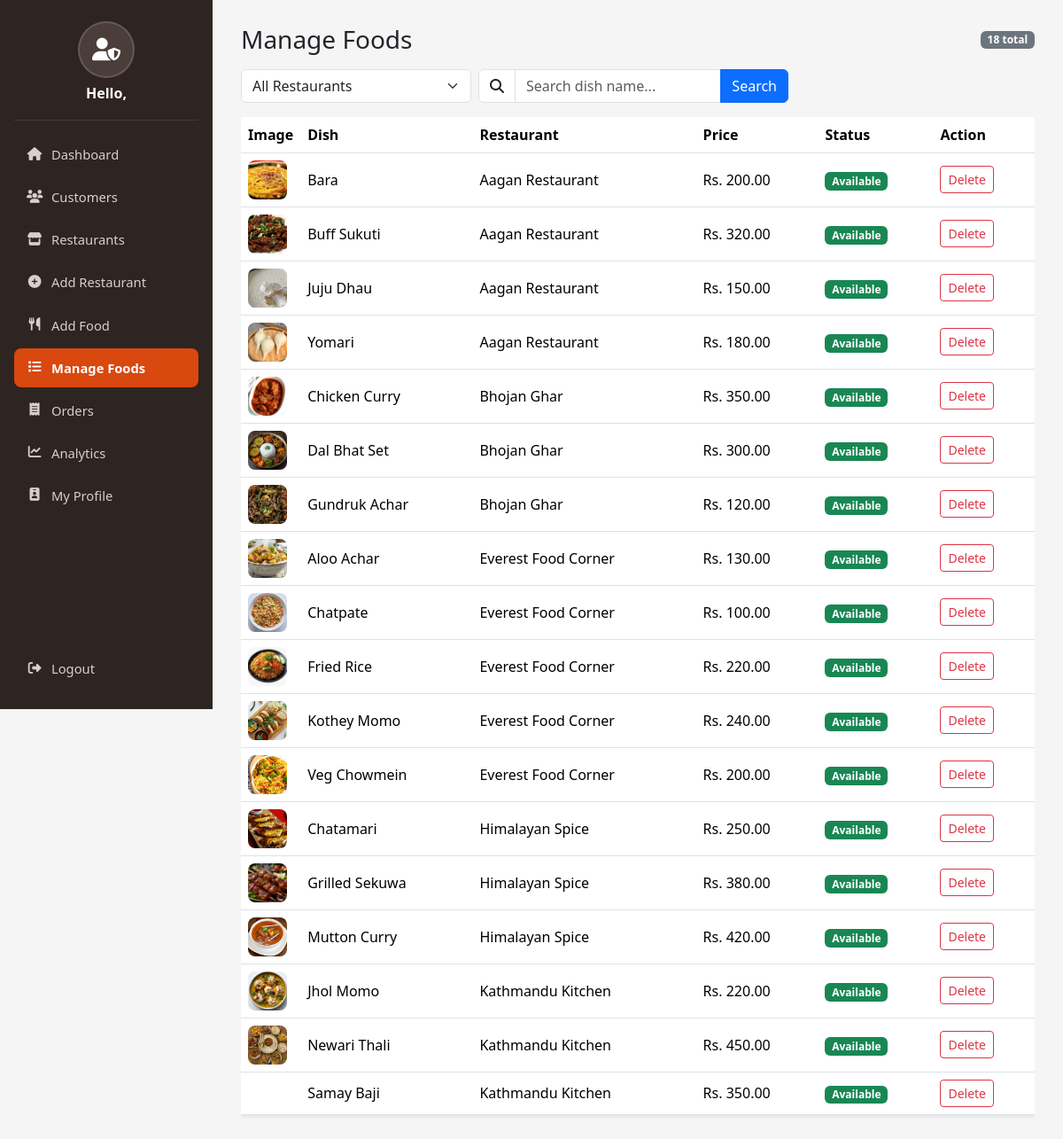
/admin/manage_foods.php, run on the app's committed database.
### tables this page shows
CREATE TABLE `foods` (
    `id` INT UNSIGNED NOT NULL AUTO_INCREMENT,
    `restaurant_id` INT UNSIGNED NOT NULL,
    `name` VARCHAR(150) NOT NULL,
    `description` TEXT NULL,
    `price` DECIMAL(10,2) NOT NULL,
    `image` VARCHAR(255) NULL DEFAULT NULL,
    `status` ENUM('available', 'unavailable') NOT NULL DEFAULT 'available',
    `created_at` TIMESTAMP NOT NULL DEFAULT CURRENT_TIMESTAMP,
    PRIMARY KEY (`id`),
    KEY `idx_foods_restaurant_id` (`restaurant_id`),
    KEY `idx_foods_status` (`status`),
    CONSTRAINT `fk_foods_restaurant`
        FOREIGN KEY (`restaurant_id`) REFERENCES `restaurants` (`id`)
        ON DELETE CASCADE ON UPDATE CASCADE
);

CREATE TABLE `restaurants` (
    `id` INT UNSIGNED NOT NULL AUTO_INCREMENT,
    `user_id` INT UNSIGNED NOT NULL,
    `name` VARCHAR(150) NOT NULL,
    `description` TEXT NULL,
    `address` VARCHAR(255) NULL DEFAULT NULL,
    `image` VARCHAR(255) NULL DEFAULT NULL,
    `status` ENUM('pending', 'approved', 'rejected') NOT NULL DEFAULT 'pending',
    `created_at` TIMESTAMP NOT NULL DEFAULT CURRENT_TIMESTAMP,
    PRIMARY KEY (`id`),
    KEY `idx_restaurants_user_id` (`user_id`),
    KEY `idx_restaurants_status` (`status`),
    CONSTRAINT `fk_restaurants_user`
        FOREIGN KEY (`user_id`) REFERENCES `users` (`id`)
        ON DELETE CASCADE ON UPDATE CASCADE
);

### admin/manage_foods.php (the view, shortened to what this page needs)
<?php
include '../includes/db.php';
$search = trim($_GET['search'] ?? '');
$filterRestaurantId = (int)($_GET['restaurant_id'] ?? 0);
$params = [];
$types = "";
$sql = "SELECT f.*, r.name AS restaurant_name FROM foods f JOIN restaurants r ON f.restaurant_id = r.id";
$sql .= " ORDER BY r.name ASC, f.name ASC";
if (!empty($params)) {
    $stmt = $conn->prepare($sql);
    $stmt->bind_param($types, ...$params);
    $stmt->execute();
    $foods = $stmt->get_result();
} else {
    $foods = $conn->query($sql);
}
$totalCount = $foods->num_rows;
?>
<!DOCTYPE html>
<html lang="en">
<head>
    <link href="https://cdn.jsdelivr.net/npm/bootstrap@5.3.3/dist/css/bootstrap.min.css" rel="stylesheet">
    <link href="https://cdnjs.cloudflare.com/ajax/libs/font-awesome/6.5.1/css/all.min.css" rel="stylesheet">
</head>
<body>
<div class="admin-sidebar">
    <div class="admin-sidebar-profile">
        <div class="admin-avatar">
        <?php
        $avatarStmt = $conn->prepare("SELECT profile_image FROM users WHERE id = ?");
        $avatarStmt->bind_param("i", $_SESSION['user_id']);
        $avatarStmt->execute();
        $avatarImg = $avatarStmt->get_result()->fetch_assoc()['profile_image'] ?? null;
        ?>
        <?php if ($avatarImg): ?>
            <img src="/food_ordering_system/assets/uploads/<?php echo htmlspecialchars($avatarImg); ?>" alt="Profile" style="width:100%;height:100%;object-fit:cover;">
        <?php else: ?>
            <i class="fa-solid fa-user-shield"></i>
        <?php endif; ?>
    </div>
        <h6 class="mt-2 mb-0">Hello, <?php echo htmlspecialchars($_SESSION['name']); ?></h6>
    </div>
    <nav class="admin-nav">
        <a href="dashboard.php" class="admin-nav-link"><i class="fa-solid fa-house"></i> Dashboard</a>
        <a href="manage_users.php" class="admin-nav-link"><i class="fa-solid fa-users"></i> Customers</a>
        <a href="manage_restaurants.php" class="admin-nav-link"><i class="fa-solid fa-store"></i> Restaurants</a>
        <a href="add_restaurant.php" class="admin-nav-link"><i class="fa-solid fa-circle-plus"></i> Add Restaurant</a>
        <a href="add_food.php" class="admin-nav-link"><i class="fa-solid fa-utensils"></i> Add Food</a>
        <a href="manage_foods.php" class="admin-nav-link active"><i class="fa-solid fa-list"></i> Manage Foods</a>
        <a href="manage_orders.php" class="admin-nav-link"><i class="fa-solid fa-receipt"></i> Orders</a>
        <a href="analytics.php" class="admin-nav-link"><i class="fa-solid fa-chart-line"></i> Analytics</a>
        <a href="profile.php" class="admin-nav-link"><i class="fa-solid fa-id-badge"></i> My Profile</a>
        <a href="../auth/logout.php" class="admin-nav-link mt-auto"><i class="fa-solid fa-right-from-bracket"></i> Logout</a>
    </nav>
</div>
<div class="admin-content">
    <div class="d-flex justify-content-between align-items-center flex-wrap gap-2 mb-3">
        <h3 class="mb-0">
            Manage Foods
        </h3>
        <span class="badge bg-secondary"><?php echo $totalCount; ?> total</span>
    </div>
    <form method="GET" class="mb-3 d-flex flex-wrap gap-2">
        <select name="restaurant_id" class="form-select" style="max-width:260px;" onchange="this.form.submit()">
            <option value="0">All Restaurants</option>
        </select>
        <div class="input-group" style="max-width:350px;">
            <span class="input-group-text bg-white"><i class="fa-solid fa-magnifying-glass"></i></span>
            <input type="text" name="search" class="form-control" placeholder="Search dish name..."
                   value="<?php echo htmlspecialchars($search); ?>">
            <button type="submit" class="btn btn-primary">Search</button>
        </div>
    </form>
    <?php if ($totalCount === 0): ?>
        <p>No food items found.</p>
    <?php else: ?>
        <div class="table-responsive">
            <table class="table bg-white shadow-sm align-middle">
                <thead>
                    <tr>
                        <th>Image</th>
                        <th>Dish</th>
                        <th>Restaurant</th>
                        <th>Price</th>
                        <th>Status</th>
                        <th>Action</th>
                    </tr>
                </thead>
                <tbody>
                    <?php while ($f = $foods->fetch_assoc()): ?>
                    <tr>
                        <td style="width:60px;">
                            <?php if (!empty($f['image'])): ?>
                                <img src="/food_ordering_system/assets/uploads/<?php echo htmlspecialchars($f['image']); ?>"
                                     style="width:44px; height:44px; object-fit:cover; border-radius:8px;"
                                     onerror="this.style.display='none';">
                            <?php else: ?>
                                <div style="width:44px; height:44px; border-radius:8px; background:#f1f1f1; display:flex; align-items:center; justify-content:center;">
                                    <i class="fa-solid fa-utensils text-secondary"></i>
                                </div>
                            <?php endif; ?>
                        </td>
                        <td><?php echo htmlspecialchars($f['name']); ?></td>
                        <td><?php echo htmlspecialchars($f['restaurant_name']); ?></td>
                        <td>Rs. <?php echo number_format($f['price'], 2); ?></td>
                        <td>
                            <span class="badge bg-<?php echo $f['status']==='available' ? 'success' : 'secondary'; ?>">
                                <?php echo ucfirst($f['status']); ?>
                            </span>
                        </td>
                        <td>
                            <a href="?delete=<?php echo $f['id']; ?><?php echo $filterRestaurantId > 0 ? '&restaurant_id='.$filterRestaurantId : ''; ?><?php echo $search !== '' ? '&search='.urlencode($search) : ''; ?>"
                               class="btn btn-sm btn-outline-danger"
                               onclick="return confirm('Delete \'<?php echo htmlspecialchars($f['name'], ENT_QUOTES); ?>\' from <?php echo htmlspecialchars($f['restaurant_name'], ENT_QUOTES); ?>?');">
                                Delete
                            </a>
                        </td>
                    </tr>
                    <?php endwhile; ?>
                </tbody>
            </table>
        </div>
    <?php endif; ?>
</div>
</body>
</html>

### admin/manage_foods.php (style rules this page uses)
body { background: #f5f5f5; margin: 0; }
.admin-sidebar { position: fixed; top: 0; left: 0; width: 240px; height: 100vh; background: #2e2422; color: #fff; display: flex; flex-direction: column; padding: 24px 16px; z-index: 1000; overflow-y: auto; }
.admin-sidebar-profile { text-align: center; padding-bottom: 20px; border-bottom: 1px solid rgba(255,255,255,0.1); margin-bottom: 16px; }
.admin-avatar { width: 64px; height: 64px; border-radius: 50%; background: #4a3d3a; display: flex; align-items: center; justify-content: center; margin: 0 auto; font-size: 1.6rem; color: #fff; border: 2px solid rgba(255,255,255,0.15); overflow: hidden; }
.admin-sidebar-profile h6 { color: #fff; font-weight: 600; }
.admin-nav { display: flex; flex-direction: column; gap: 4px; flex: 1; }
.admin-nav-link { color: #d8cfcc; text-decoration: none; padding: 11px 14px; border-radius: 8px; font-size: 0.92rem; display: flex; align-items: center; gap: 10px; transition: background 0.2s ease, color 0.2s ease; }
.admin-nav-link i { width: 18px; text-align: center; }
.admin-nav-link.active { background: #d9480f; color: #fff; font-weight: 600; }
.admin-nav-link.mt-auto { margin-top: auto; }
.admin-content { margin-left: 240px; padding: 28px 32px; min-height: 100vh; }

### data on the page
foods: image (picture), name "Bara", restaurant.name "Aagan Restaurant", price "200.00", status "Available"
foods: image (picture), name "Buff Sukuti", restaurant.name "Aagan Restaurant", price "320.00", status "Available"
foods: image (picture), name "Juju Dhau", restaurant.name "Aagan Restaurant", price "150.00", status "Available"
foods: image (picture), name "Yomari", restaurant.name "Aagan Restaurant", price "180.00", status "Available"
foods: image (picture), name "Chicken Curry", restaurant.name "Bhojan Ghar", price "350.00", status "Available"
foods: image (picture), name "Dal Bhat Set", restaurant.name "Bhojan Ghar", price "300.00", status "Available"
foods: image (picture), name "Gundruk Achar", restaurant.name "Bhojan Ghar", price "120.00", status "Available"
foods: image (picture), name "Aloo Achar", restaurant.name "Everest Food Corner", price "130.00", status "Available"
foods: image (picture), name "Chatpate", restaurant.name "Everest Food Corner", price "100.00", status "Available"
foods: image (picture), name "Fried Rice", restaurant.name "Everest Food Corner", price "220.00", status "Available"
foods: image (picture), name "Kothey Momo", restaurant.name "Everest Food Corner", price "240.00", status "Available"
foods: image (picture), name "Veg Chowmein", restaurant.name "Everest Food Corner", price "200.00", status "Available"
foods: image (picture), name "Chatamari", restaurant.name "Himalayan Spice", price "250.00", status "Available"
foods: image (picture), name "Grilled Sekuwa", restaurant.name "Himalayan Spice", price "380.00", status "Available"
foods: image (picture), name "Mutton Curry", restaurant.name "Himalayan Spice", price "420.00", status "Available"
foods: image (picture), name "Jhol Momo", restaurant.name "Kathmandu Kitchen", price "220.00", status "Available"
foods: image (picture), name "Newari Thali", restaurant.name "Kathmandu Kitchen", price "450.00", status "Available"
foods: name "Samay Baji", restaurant.name "Kathmandu Kitchen", price "350.00", status "Available"

### other printed values
$totalCount "18"
